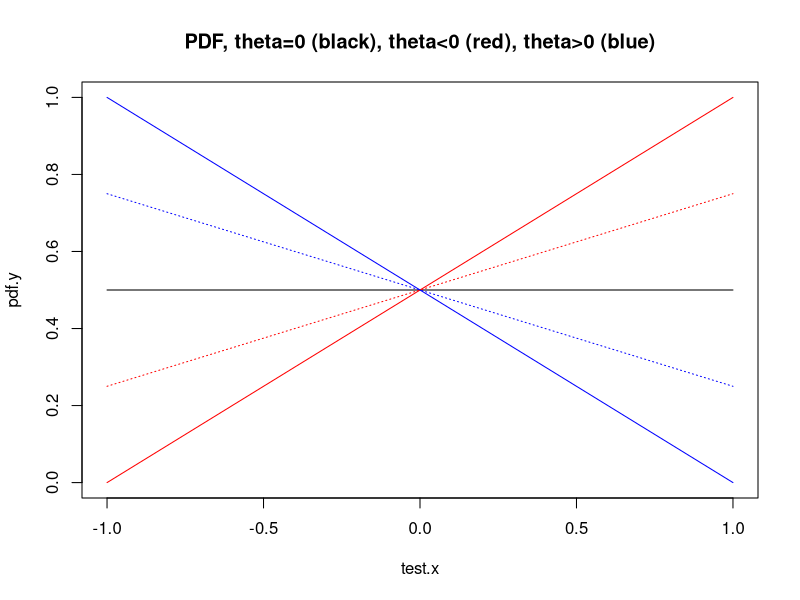
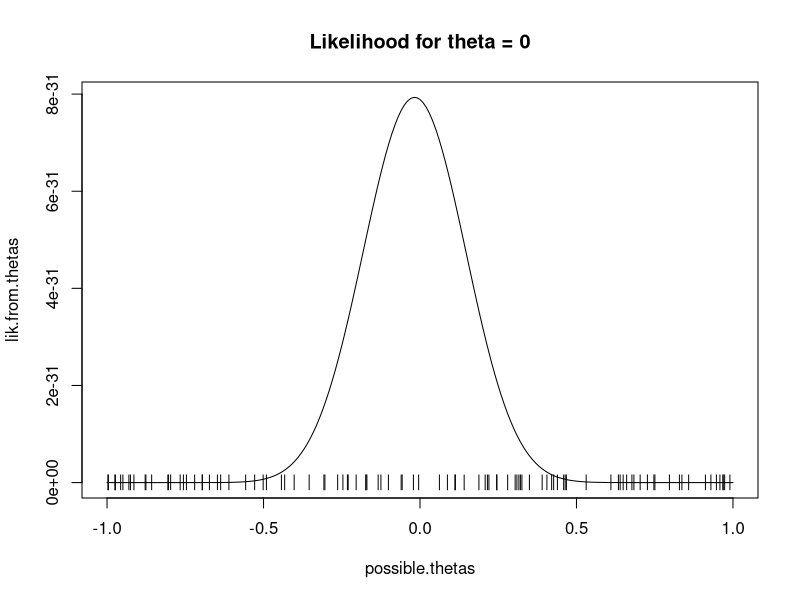
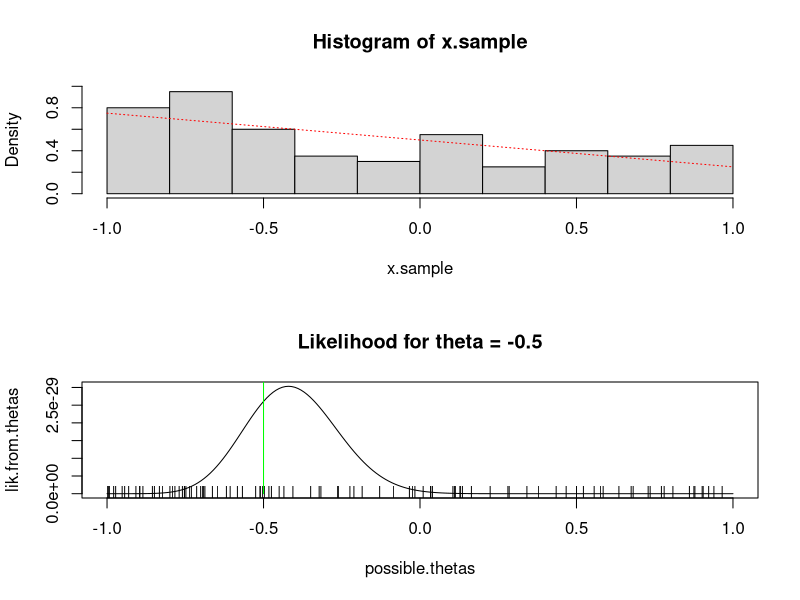

These figures' R source, in order:
#################################
# The likelihood monster:  A cautionary tale of pathological proportions
# February 27, 2016
#################################

# The problem likelihood:  0.5*(1 + theta*x); -1 <= x <= 1; -1 <= theta <= 1
# Plot it for some values of theta

# set some x values between -1 and 1 
#(Note:  Not samples (that's why I call them test.x), just values for plotting the pdf)
test.x = seq(-1,1,by=0.1)

# Define theta and the pdf.y value
theta = 0
pdf.y = 0.5*(1 + theta*test.x)

plot(test.x,pdf.y,type="l",xlim=c(-1,1),ylim=c(0,1))
title("PDF, theta=0 (black), theta<0 (red), theta>0 (blue)")

theta = 1
pdf.y = 0.5*(1 + theta*test.x)
lines(test.x,pdf.y, col="red")

theta = -1
pdf.y = 0.5*(1 + theta*test.x)
lines(test.x,pdf.y, col="blue")

theta = 0.5
pdf.y = 0.5*(1 + theta*test.x)
lines(test.x,pdf.y, col="red", lty=3)

theta = -0.5
pdf.y = 0.5*(1 + theta*test.x)
lines(test.x,pdf.y, col="blue", lty=3)

#######################################
# Now, the likelihood function is a function of *theta* based on an observed sample of x's from 
# a fixed value of theta.
#
# In a real data analysis situation, we don't know theta and the MLE gives us the most likely value
# of theta given the observations and the functional form of the pdf.
#
# To see how this works, we'll use simulation in the following steps:
#  1. Set a value of theta 
#  2. Generate a sample of x's given that theta value
#  3. Calculate the likelihood function based on those x's
#  4. See where the maximum of that likelihood function falls (that will be the MLE).
#  Most of the time this works really well, but let's see what happens here.
########################################
#

########################################
# Example 1:  theta = 0.0 (Uniform(-1,1))

#Get a sample of, say 100, values from a uniform(-1,1) distribution.
theta = 0.0
x.sample = runif(100,min=-1,max=1)

# So with our sample of 100 points from a fixed value of theta, calculate the likelihood function for
# a range of values of theta (remember, a likelihood function is based on the functional form of the pdf
# and a semple of values...we want to evaluate the likelihood function for each possible (or a wide range of) 
# potential values of theta and find the value that maximizes the likelihood function.)

possible.thetas = seq(-1,1,by=0.01)
# Set the likelihood for each theta value to zero (we'll change this to the right values in the loop)
lik.from.thetas = 0.0*possible.thetas

# Loop through each theta and calculate the likelihood value based on the observed set of x.sample values
for (i in 1:length(possible.thetas)) {
	# calculate the likelihood for this possible value of theta as the product of the 
	# pdf evaluated for theta = possible.thetas[i] at each of the values in x.sample
	lik.from.thetas[i] = prod( (0.5)*(1+possible.thetas[i]*x.sample) )
}

# Plot it
plot(possible.thetas,lik.from.thetas,type="l",ylim=c(0,max(lik.from.thetas)))
title(paste("Likelihood for theta = ",theta,sep=""))
# Add points of the observed values of x.sample as a "rug"
points(x.sample,rep(0,length(x.sample)),pch="|")
# What do you see?
##############################################


########################################
# Example 2:  theta = 0.5.
# Set theta

theta = -0.5

##############################
# Simulation from pdf using acceptance rejection sampling
# Generate a uniform on -1,1, then flip a coin with probability of keeping the value
# set to be the pdf.

sample.size = 100
x.sample = NULL
while(length(x.sample)<sample.size) {
	test = runif(1,min=-1,max=1)
	accept.prob = prod( (0.5)*(1+theta*test) )
#	print(accept.prob)
	if (accept.prob > 1.0) {x.sample = c(x.sample,test)}
	if (accept.prob < 1.0) {
		coin = runif(1,min=0,max=1)
		if(coin < accept.prob) {x.sample = c(x.sample,test)}
		}
	}
# Plot it if you want to check...
par(mfrow=c(2,1))
hist(x.sample,freq=F,ylim=c(0,1),nclass=10)
pdf.y = 0.5*(1 + theta*test.x)
lines(test.x,pdf.y, col="red", lty=3)

# So with our sample of sample.size points from a fixed value of theta, calculate the likelihood function for
# a range of values of theta (remember, a likelihood function is based on the functional form of the pdf
# and a semple of values...we want to evaluate the likelihood function for each possible (or a wide range of) 
# potential values of theta and find the value that maximizes the likelihood function.)

possible.thetas = seq(-1,1,by=0.01)
# Set the likelihood for each theta value to zero (we'll change this to the right values in the loop)
lik.from.thetas = 0.0*possible.thetas

# Loop through each theta and calculate the likelihood value based on the observed set of x.sample values
for (i in 1:length(possible.thetas)) {
	# calculate the likelihood for this possible value of theta as the product of the 
	# pdf evaluated for theta = possible.thetas[i] at each of the values in x.sample
	lik.from.thetas[i] = prod( (0.5)*(1+possible.thetas[i]*x.sample) )
}

# Plot it
plot(possible.thetas,lik.from.thetas,type="l",ylim=c(0,max(lik.from.thetas)))
title(paste("Likelihood for theta = ",theta,sep=""))
# Add points of the observed values of x.sample as a "rug"
points(x.sample,rep(0,length(x.sample)),pch="|")

# Put true value of theta (which we know from our simulations) on plot
segments(theta,0,theta,1,col="green")
# What do you see?
##############################################

